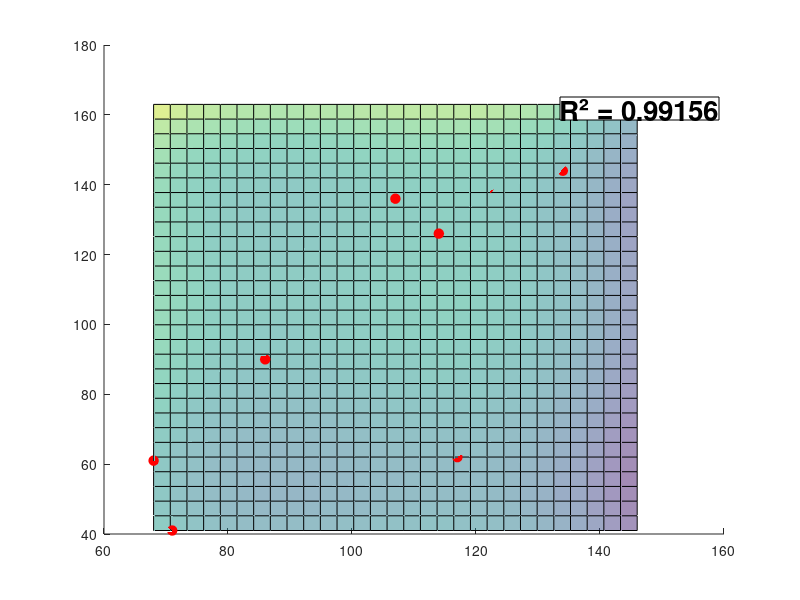

This chart was generated by the following MATLAB code:
hold on;

base = [122 139 0.115;
 114 126 0.120;
 086 090 0.105;
 134 144 0.090;
 146 163 0.100;
 107 136 0.120;
 068 061 0.105;
 117 062 0.080;
 071 041 0.100;
 098 120 0.11]


X_polinomial = [ones(rows(base),1), base(:,1:2), base(:,1:2).^2, base(:,1:2).^3,base(:,1:2).^4];

y = base(:,3);

betas = (X_polinomial'*X_polinomial)^-1*X_polinomial'*y


[x1_grid, x2_grid] = meshgrid(linspace(min(base(:,1)), max(base(:,1)), 30),linspace(min(base(:,2)), max(base(:,2)), 30));

y_grid = betas(1) + betas(2)*x1_grid + betas(3)*x2_grid + betas(4)*x1_grid.^2 + betas(5)*x2_grid.^2 + betas(6)*x1_grid.^3 + betas(7)*x2_grid.^3 + betas(8)*x1_grid.^4 + betas(9)*x2_grid.^4;
surf(x1_grid, x2_grid, y_grid, 'FaceAlpha', 0.5);

plot3(base(:,1), base(:,2), y, 'o', 'MarkerSize', 7,
      'MarkerFaceColor', 'r', 'MarkerEdgeColor', 'r');

y_pred = X_polinomial * betas;
R2 = 1 - sum((y - y_pred).^2) / sum((y - mean(y)).^2);
disp(['R² = ', num2str(R2)]);

R2_text = ['R² = ', num2str(R2)];

annotation('textbox', [0.70, 0.80, 0.25, 0.10], 'String', R2_text,
           'FontSize', 20,
           'FontWeight', 'bold',
           'HorizontalAlignment', 'right',
           'VerticalAlignment', 'top',
           'BackgroundColor', 'white',
           'EdgeColor', 'black');

